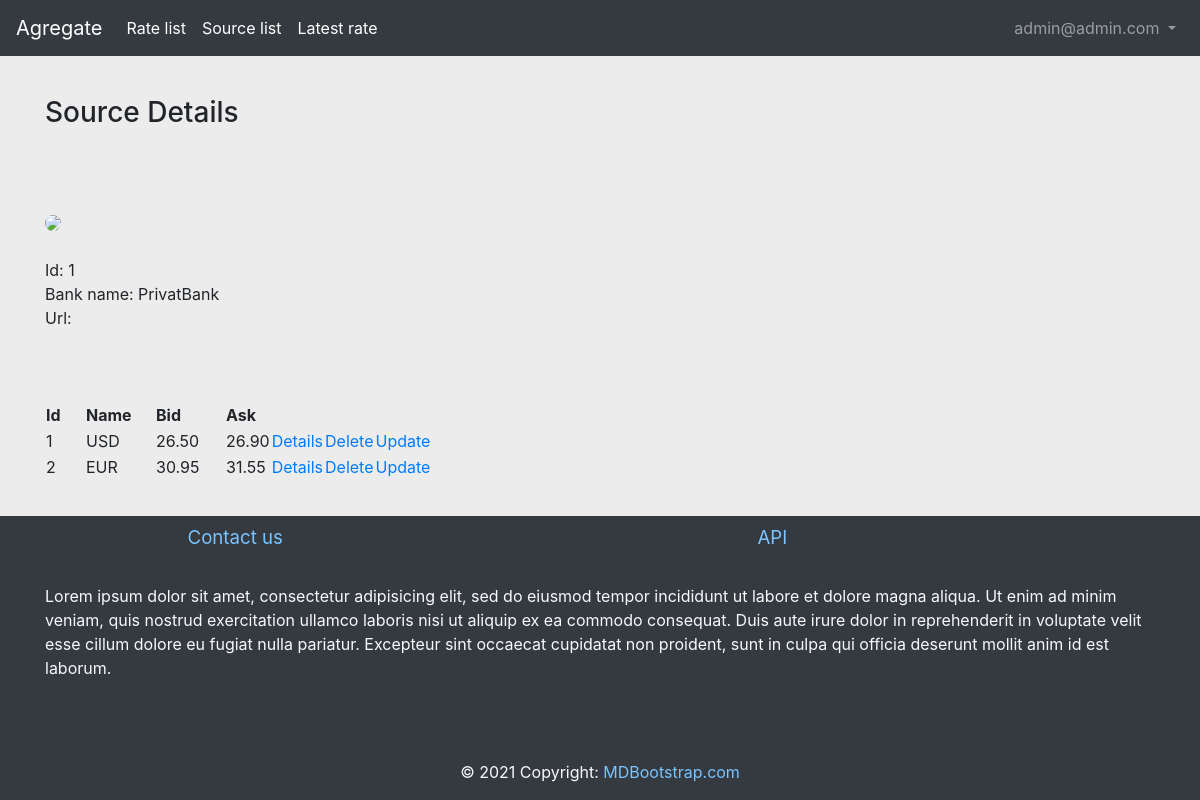
The app's page /currency/source/details/1/ (signed in), older data.
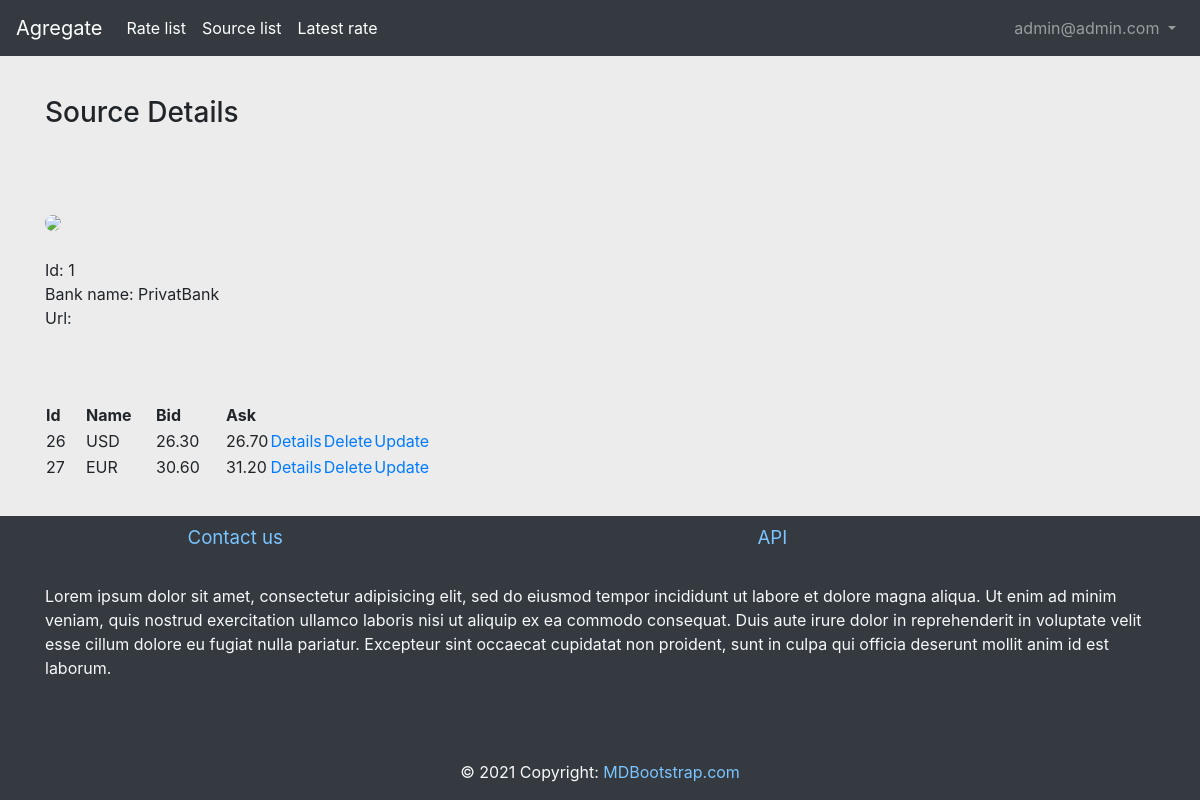
The same page, newer data.
### currency/models.py (models this page shows)
class Rate(models.Model):
    ask = models.DecimalField(max_digits=4, decimal_places=2)
    bid = models.DecimalField(max_digits=4, decimal_places=2)
    created = models.DateTimeField(auto_now_add=True)
    currency_name = models.CharField(
        max_length=3,
        choices=choices.RATE_TYPES,
        blank=False,
        null=False,
        default=choices.TYPE_USD,
    )
    source = models.ForeignKey(
        Source,
        related_name='rates',
        on_delete=models.CASCADE,
        choices=choices.SOURCE_TYPES
    )
    currency_type = models.CharField(max_length=8)

### currency/views.py (the view)
# urls.py: path('source/details/<int:pk>/', SourceDetailView.as_view(), name='source-details'),
class SourceDetailView(LoginRequiredMixin, DetailView):
    queryset = Source.objects.all()
    template_name = 'source_details.html'

### currency/templates/source_details.html
{% extends 'base.html' %}
{% load static %}
{% block main_content %}
    <br>
    <br>
    <br>
    <br>
    <h3>Source Details</h3>
    <br>
    <br>
    <br>
    {% if object.logo %}
        <img src="{{ object.logo.url }}" class="rounded-circle h150">
    {% else %}
        <img src = "{% static 'img/default_bank_logo.png' %}" class="rounded-circle h150">
    {% endif %}
    <br>
    <br>
    Id: {{ object.id }}<br>
    Bank name: {{ object.name }}<br>
    Url: {{ object.source_url }}<br>
    <br>
    <br>
    <br>
    <table>
        <colgroup>
            <col style="width: 40px">
            <col style="width: 70px" span='2'>
        </colgroup>
        <tr>
            <th>Id</th>
            <th>Name</th>
            <th>Bid</th>
            <th>Ask</th>
        </tr>
        {% for rate in object.rates.all %}
            <tr>
                <td>{{rate.id}}</td>
                <td>{{rate.currency_name}}</td>
                <td>{{rate.bid}}</td>
                <td>{{rate.ask}}</td>
                {%if request.user.is_authenticated%}
                    <td><a href="{% url 'currency:rate-details' rate.pk%}">Details</a></td>
                    {%if request.user.is_superuser%}
                        <td><a href="{% url 'currency:rate-delete' rate.pk%}">Delete</a></td>
                        <td><a href="{% url 'currency:rate-update' rate.pk%}">Update</a></td>
                    {%endif%}
                {%endif%}
            </tr>
        {% endfor %}
    </table>
{% endblock %}

Row changes from the older to the newer data that the page shows:
removed Rate: id "1", currency_name "USD", bid "26.50", ask "26.90"
removed Rate: id "2", currency_name "EUR", bid "30.95", ask "31.55"
added Rate: id "26", currency_name "USD", bid "26.30", ask "26.70"
added Rate: id "27", currency_name "EUR", bid "30.60", ask "31.20"
